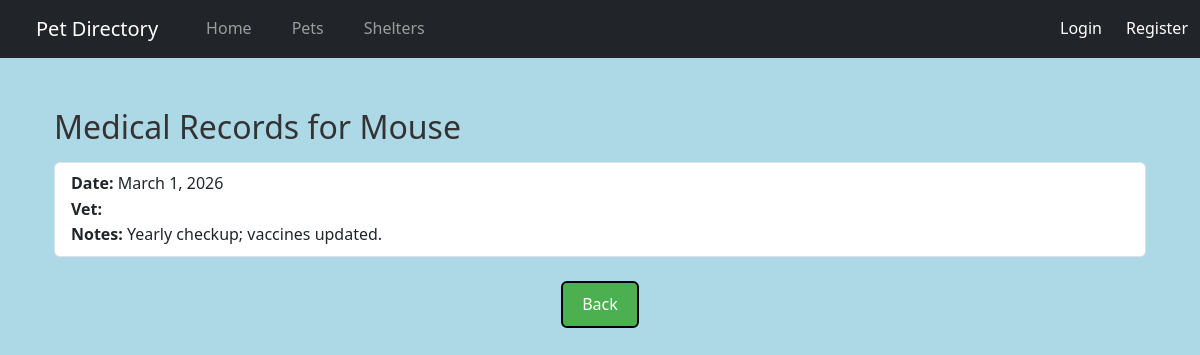
The page /pets/2/medical/ on the database its author committed.
### pet_directory_app/models.py (models this page shows, shortened)
class Pet(models.Model):
    name = models.CharField(max_length=100)
    species = models.ForeignKey("Species", on_delete=models.RESTRICT, null=True)
    shelter = models.ForeignKey("Shelter", on_delete=models.RESTRICT, null=True)
    age = models.PositiveIntegerField()  # WILL NEED TO BE LABELED WITH YEARS/MONTHS one or the other
    breed = models.CharField(max_length=100)
    color = models.CharField(max_length=100)
    size = models.CharField(max_length=100) # probably small, med, large
    description = models.TextField(blank=True)
    ADOPTION_STATUS_CHOICES = [
        ("Available", "Available"),
        ("Pending", "Pending"),
        ("Adopted", "Adopted"),
    ]
    adoption_status = models.CharField(
        max_length=20,
        choices=ADOPTION_STATUS_CHOICES,
        default="Available",
    )
    photo = models.ImageField(upload_to="pet_photos/", blank=True, null=True)

class MedicalRecord(models.Model):
    pet_id = models.ForeignKey("Pet", on_delete=models.RESTRICT, null=True)
    date = models.DateField() # date that this specific record was taken/added
    description = models.TextField()
    veterinarian = models.CharField(max_length=100, blank=True)

### pet_directory_app/views.py (the view)
# urls.py: path("pets/<int:pk>/medical/", views.pet_medical_records, name="pet_medical_records"),
def pet_medical_records(request, pk):
    pet = get_object_or_404(Pet, pk=pk)
    user = request.user
    if user.is_superuser:
        pass
    elif user.is_authenticated and is_shelter_admin(user):
        if not (pet.shelter.verified or pet.shelter == user.shelteradminprofile.shelter):
            return HttpResponseForbidden("You cannot view medical records for this pet.")
    else:
        if not pet.shelter.verified:
            return HttpResponseForbidden("This pet is not available.")
    records = MedicalRecord.objects.filter(pet_id=pet)
    return render(request, "pet_medical_records.html", {
        "pet": pet,
        "records": records
    })

### pet_directory_app/templates/pet_medical_records.html (shortened to what this page needs)
{% extends "base.html" %}
{% block content %}
<div class="container mt-4">
    <h2>Medical Records for {{ pet.name }}</h2>
    {% if records %}
        <ul class="list-group mt-3">
            {% for record in records %}
                <li class="list-group-item">
                    <strong>Date:</strong> {{ record.date }} <br>
                    <strong>Vet:</strong> {{ record.veterinarian }} <br>
                    <strong>Notes:</strong> {{ record.description }}
                </li>
            {% endfor %}
        </ul>
    {% else %}
        <p class="text-muted mt-3">No medical records available.</p>
    {% endif %}
</div>
{% endblock %}

### pet_directory_app/static/css/styles.css (style rules this page uses)
body { background-color: lightblue; }
* { margin: 0; padding: 0; box-sizing: border-box; font-family: 'Segoe UI', Tahoma, Geneva, Verdana, sans-serif; }
body { color: #333; line-height: 1.6; }

### rows shown on the page
Pet: name "Mouse"
MedicalRecord: date "March 1, 2026", description "Yearly checkup; vaccines updated."
